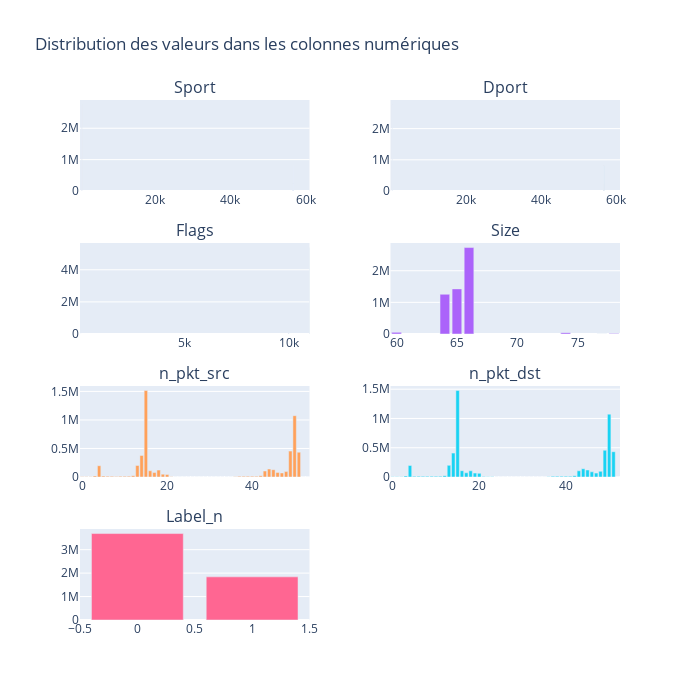

Notebook source saved alongside this figure:
### Code cell
columns = df_num.columns
titles = ["Sport", "Dport", "Flags", "Size", "n_pkt_src", "n_pkt_dst", "Label_n"]

# Création de sous graphique pour chaque colonne
fig = sp.make_subplots(rows=4, cols=2, subplot_titles=titles, vertical_spacing=0.1, horizontal_spacing=0.15)
for i, col in enumerate(columns):
    row = (i // 2) + 1
    col_position = (i % 2) + 1
    fig.add_trace(Bar(x=df_num[col].value_counts().index, y=df_num[col].value_counts().values, name=titles[i]),row=row, col=col_position)

fig.update_layout(height=700, width=700, title_text="Distribution des valeurs dans les colonnes numériques",showlegend=False)

fig.show()

### Figure 1 — Plotly figure (JSON) as saved in the notebook; plotly's stock layout.template omitted (floating-point values rounded to 4 significant figures; data arrays with more than 128 entries replaced by an {"elided": "..."} marker saying what was removed)
{"data": [{"name": "Sport", "type": "bar", "x": {"elided": "8445 int values"}, "xaxis": "x", "y": {"elided": "8445 int values"}, "yaxis": "y"}, {"name": "Dport", "type": "bar", "x": {"elided": "8441 int values"}, "xaxis": "x2", "y": {"elided": "8441 int values"}, "yaxis": "y2"}, {"name": "Flags", "type": "bar", "x": [11000, 10000, 10, 10010, 10001, 100, 10100], "xaxis": "x3", "y": [5383646, 53601, 26410, 26409, 26361, 5361, 5106], "yaxis": "y3"}, {"name": "Size", "type": "bar", "x": [66, 65, 64, 60, 74, 78, 77], "xaxis": "x4", "y": [2733117, 1426127, 1257165, 51806, 42633, 12614, 3947], "yaxis": "y4"}, {"name": "n_pkt_src", "type": "bar", "x": [15, 50, 49, 51, 14, 13, 4, 44, 45, 18, 16, 43, 48, 46, 17, 47, 19, 20, 12, 42, 3, 5, 6, 39, 11, 40, 38, 10, 41, 9, 37, 7, 8, 21, 36, 2, 0, 1, 22, 35, 23, 34, 33, 32, 24, 31, 30, 25, 29, 26, 28, 27, 52, 53], "xaxis": "x5", "y": [1515089, 1074699, 453662, 434475, 377759, 202141, 197631, 139127, 128248, 120700, 109241, 104744, 94806, 81052, 78291, 71211, 49885, 44819, 23025, 22081, 18901, 15348, 14807, 14309, 14256, 13970, 13054, 12033, 12000, 11829, 11292, 10992, 9666, 5283, 5261, 4389, 4223, 4215, 2146, 1497, 1287, 1197, 884, 510, 350, 226, 89, 88, 46, 38, 29, 17, 14, 2], "yaxis": "y5"}, {"name": "n_pkt_dst", "type": "bar", "x": [15, 50, 49, 51, 14, 13, 4, 44, 45, 16, 18, 43, 48, 46, 17, 19, 47, 20, 12, 42, 3, 39, 38, 40, 9, 11, 6, 41, 37, 10, 8, 5, 7, 21, 36, 2, 1, 0, 22, 23, 35, 24, 34, 33, 32, 25, 31, 30, 26, 29, 52, 27, 28], "xaxis": "x6", "y": [1477044, 1074246, 457132, 432133, 408404, 198960, 196944, 141128, 120097, 107488, 105744, 105737, 96809, 88475, 72099, 67054, 66669, 62354, 22693, 22106, 18679, 13911, 13623, 13553, 13002, 12370, 12290, 11981, 11477, 11439, 11343, 10734, 10684, 8341, 4921, 4295, 4205, 4199, 3413, 2646, 1522, 1453, 1183, 875, 540, 469, 220, 81, 65, 39, 24, 22, 19], "yaxis": "y6"}, {"name": "Label_n", "type": "bar", "x": [0, 1], "xaxis": "x7", "y": [3687410, 1839999], "yaxis": "y7"}], "layout": {"annotations": [{"font": {"size": 16}, "showarrow": false, "text": "Sport", "x": 0.2125, "xanchor": "center", "xref": "paper", "y": 1, "yanchor": "bottom", "yref": "paper"}, {"font": {"size": 16}, "showarrow": false, "text": "Dport", "x": 0.7875, "xanchor": "center", "xref": "paper", "y": 1, "yanchor": "bottom", "yref": "paper"}, {"font": {"size": 16}, "showarrow": false, "text": "Flags", "x": 0.2125, "xanchor": "center", "xref": "paper", "y": 0.725, "yanchor": "bottom", "yref": "paper"}, {"font": {"size": 16}, "showarrow": false, "text": "Size", "x": 0.7875, "xanchor": "center", "xref": "paper", "y": 0.725, "yanchor": "bottom", "yref": "paper"}, {"font": {"size": 16}, "showarrow": false, "text": "n_pkt_src", "x": 0.2125, "xanchor": "center", "xref": "paper", "y": 0.45, "yanchor": "bottom", "yref": "paper"}, {"font": {"size": 16}, "showarrow": false, "text": "n_pkt_dst", "x": 0.7875, "xanchor": "center", "xref": "paper", "y": 0.45, "yanchor": "bottom", "yref": "paper"}, {"font": {"size": 16}, "showarrow": false, "text": "Label_n", "x": 0.2125, "xanchor": "center", "xref": "paper", "y": 0.175, "yanchor": "bottom", "yref": "paper"}], "height": 700, "showlegend": false, "title": {"text": "Distribution des valeurs dans les colonnes numériques"}, "width": 700, "xaxis": {"anchor": "y", "domain": [0, 0.425]}, "xaxis2": {"anchor": "y2", "domain": [0.575, 1]}, "xaxis3": {"anchor": "y3", "domain": [0, 0.425]}, "xaxis4": {"anchor": "y4", "domain": [0.575, 1]}, "xaxis5": {"anchor": "y5", "domain": [0, 0.425]}, "xaxis6": {"anchor": "y6", "domain": [0.575, 1]}, "xaxis7": {"anchor": "y7", "domain": [0, 0.425]}, "xaxis8": {"anchor": "y8", "domain": [0.575, 1]}, "yaxis": {"anchor": "x", "domain": [0.825, 1]}, "yaxis2": {"anchor": "x2", "domain": [0.825, 1]}, "yaxis3": {"anchor": "x3", "domain": [0.55, 0.725]}, "yaxis4": {"anchor": "x4", "domain": [0.55, 0.725]}, "yaxis5": {"anchor": "x5", "domain": [0.275, 0.45]}, "yaxis6": {"anchor": "x6", "domain": [0.275, 0.45]}, "yaxis7": {"anchor": "x7", "domain": [0, 0.175]}, "yaxis8": {"anchor": "x8", "domain": [0, 0.175]}}}
